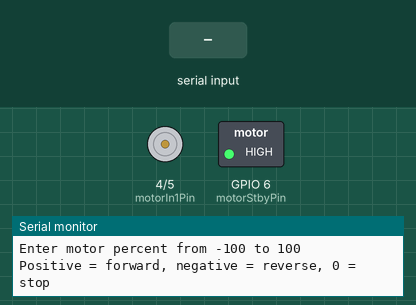
Recording of a sketch running on a simulated ESP32. Parts: motor-driver pin pairs drawn as motors (green arrow = first pin HIGH = forward, orange = second pin HIGH = backward, longer = more drive, scaled by the enable pin, stopped while the standby pin is LOW), switched loads named in the sketch (green lamp = pin HIGH), the last lines printed to the serial monitor. The inputs (shaded band) are chosen by the test bench.

Above: at 2.2 s.
2.3 s: "90,45\n" received over Serial
At 3.5 s:
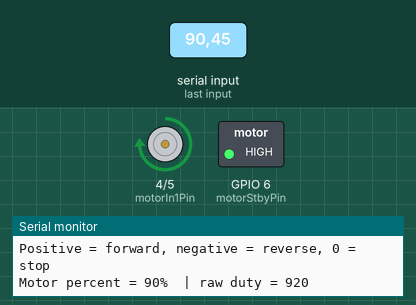
3.8 s: "30,150\n" received over Serial
At 4.6 s:
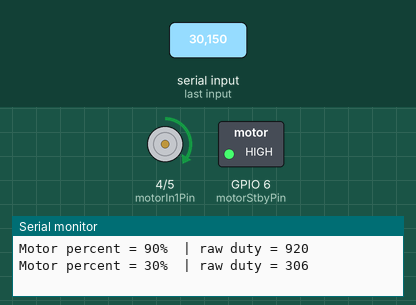
5.3 s: "5\n" received over Serial
At 5.7 s:
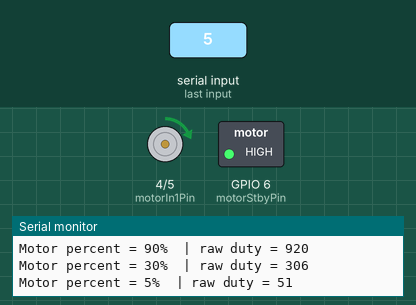
6.8 s: "90\n" received over Serial
At 8.1 s:
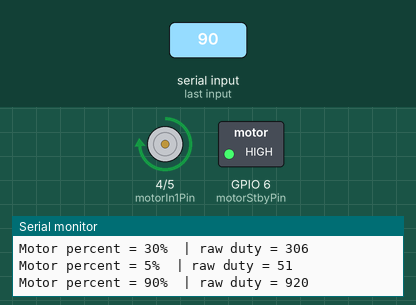
Timing chart, 0 to 9.3 s (numbered marks = the images above; inputs shaded):
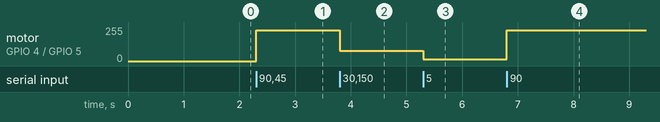

The sketch:

pwm_motor_driver.ino
```cpp
const int motorPwmPin = D2;
const int motorIn1Pin = D3;
const int motorIn2Pin = D4;
const int motorStbyPin = D5;

const int pwmFreq = 20000;
const int pwmResolution = 10;
const int pwmMax = 1023;

String inputString = "";
bool inputComplete = false;

void setMotorPercent(int percent) {
  if (percent > 100) percent = 100;
  if (percent < -100) percent = -100;

  if (percent > 0) {
    digitalWrite(motorIn1Pin, HIGH);
    digitalWrite(motorIn2Pin, LOW);
  } else if (percent < 0) {
    digitalWrite(motorIn1Pin, LOW);
    digitalWrite(motorIn2Pin, HIGH);
  } else {
    digitalWrite(motorIn1Pin, LOW);
    digitalWrite(motorIn2Pin, LOW);
  }

  int duty = (abs(percent) * pwmMax) / 100;
  ledcWrite(motorPwmPin, duty);

  Serial.print("Motor percent = ");
  Serial.print(percent);
  Serial.print("%  | raw duty = ");
  Serial.println(duty);
}

void setup() {
  Serial.begin(115200);
  delay(1000);

  pinMode(motorIn1Pin, OUTPUT);
  pinMode(motorIn2Pin, OUTPUT);
  pinMode(motorStbyPin, OUTPUT);

  digitalWrite(motorStbyPin, HIGH);

  bool ok = ledcAttach(motorPwmPin, pwmFreq, pwmResolution);
  if (!ok) {
    Serial.println("PWM attach failed");
    while (1) {}
  }

  setMotorPercent(0);

  Serial.println("Enter motor percent from -100 to 100");
  Serial.println("Positive = forward, negative = reverse, 0 = stop");
}

void loop() {
  while (Serial.available()) {
    char c = (char)Serial.read();

    if (c == '\n' || c == '\r') {
      if (inputString.length() > 0) {
        inputComplete = true;
      }
    } else {
      inputString += c;
    }
  }

  if (inputComplete) {
    int percent = inputString.toInt();
    setMotorPercent(percent);

    inputString = "";
    inputComplete = false;
  }
}
```

Measured:
- after the input at 2.3 s, motor on GPIO 4 (motorIn1Pin) / GPIO 5 (motorIn2Pin): stopped → forward 229/255 at once
- after the input at 3.8 s, motor on GPIO 4 (motorIn1Pin) / GPIO 5 (motorIn2Pin): forward 229/255 → forward 76/255 at once
- after the input at 5.3 s, motor on GPIO 4 (motorIn1Pin) / GPIO 5 (motorIn2Pin): forward 76/255 → forward 13/255 at once
- after the input at 6.8 s, motor on GPIO 4 (motorIn1Pin) / GPIO 5 (motorIn2Pin): forward 13/255 → forward 229/255 at once
